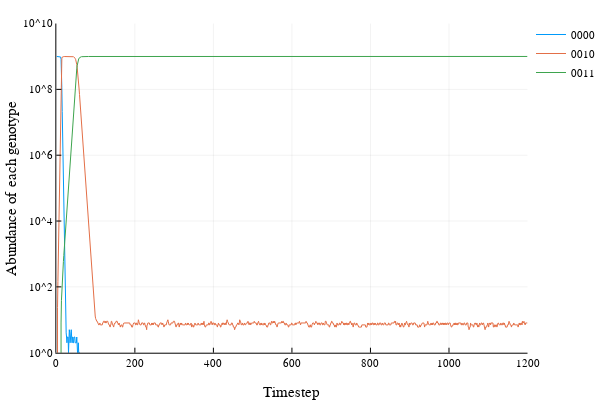

Notebook code for this chart:
### Markdown cell above
## CTX and SAM
CTX alone:

### Code cell
criticaltimes, trace, trajectory = run_simulation(barlow[:CTX], "0000")
plot_abundance(trace, criticaltimes, trajectory)

### Figure 1 — Plotly figure (JSON) as saved in the notebook; plotly's stock layout.template omitted (floating-point values rounded to 4 significant figures; data arrays with more than 128 entries replaced by an {"elided": "..."} marker saying what was removed)
{"data": [{"colorbar": {"title": ""}, "line": {"color": "rgba(0, 154, 250, 1.000)", "dash": "solid", "shape": "linear", "width": 1}, "mode": "lines", "name": "0000", "showlegend": true, "type": "scatter", "x": {"elided": "1200 int values"}, "xaxis": "x1", "y": {"elided": "1200 int values"}, "yaxis": "y1"}, {"colorbar": {"title": ""}, "line": {"color": "rgba(227, 111, 71, 1.000)", "dash": "solid", "shape": "linear", "width": 1}, "mode": "lines", "name": "0010", "showlegend": true, "type": "scatter", "x": {"elided": "1200 int values"}, "xaxis": "x1", "y": {"elided": "1200 int values"}, "yaxis": "y1"}, {"colorbar": {"title": ""}, "line": {"color": "rgba(62, 164, 78, 1.000)", "dash": "solid", "shape": "linear", "width": 1}, "mode": "lines", "name": "0011", "showlegend": true, "type": "scatter", "x": {"elided": "1200 int values"}, "xaxis": "x1", "y": {"elided": "1200 int values"}, "yaxis": "y1"}], "layout": {"annotations": [], "height": 400, "legend": {"bgcolor": "rgba(255, 255, 255, 1.000)", "bordercolor": "rgba(0, 0, 0, 1.000)", "font": {"color": "rgba(0, 0, 0, 1.000)", "family": "sans-serif", "size": 11}, "x": 1, "y": 1}, "margin": {"b": 20, "l": 0, "r": 0, "t": 20}, "paper_bgcolor": "rgba(255, 255, 255, 1.000)", "plot_bgcolor": "rgba(255, 255, 255, 1.000)", "showlegend": true, "width": 600, "xaxis1": {"anchor": "y1", "domain": [0.1061, 0.9934], "gridcolor": "rgba(0, 0, 0, 0.100)", "gridwidth": 0.5, "linecolor": "rgba(0, 0, 0, 1.000)", "mirror": false, "range": [0, 1200], "showgrid": true, "showline": true, "showticklabels": true, "tickangle": 0, "tickcolor": "rgb(0, 0, 0)", "tickfont": {"color": "rgba(0, 0, 0, 1.000)", "family": "sans-serif", "size": 11}, "tickmode": "array", "ticks": "inside", "ticktext": ["0", "200", "400", "600", "800", "1000", "1200"], "tickvals": [0, 200, 400, 600, 800, 1000, 1200], "title": "Timestep", "titlefont": {"color": "rgba(0, 0, 0, 1.000)", "family": "sans-serif", "size": 15}, "type": "-", "visible": true, "zeroline": false, "zerolinecolor": "rgba(0, 0, 0, 1.000)"}, "yaxis1": {"anchor": "x1", "domain": [0.07581, 0.9902], "gridcolor": "rgba(0, 0, 0, 0.100)", "gridwidth": 0.5, "linecolor": "rgba(0, 0, 0, 1.000)", "mirror": false, "range": [0, 10], "showgrid": true, "showline": true, "showticklabels": true, "tickangle": 0, "tickcolor": "rgb(0, 0, 0)", "tickfont": {"color": "rgba(0, 0, 0, 1.000)", "family": "sans-serif", "size": 11}, "tickmode": "array", "ticks": "inside", "ticktext": ["10^0", "10^2", "10^4", "10^6", "10^8", "10^10"], "tickvals": [1, 100, 10000, 1000000, 100000000, 10000000000], "title": "Abundance of each genotype", "titlefont": {"color": "rgba(0, 0, 0, 1.000)", "family": "sans-serif", "size": 15}, "type": "log", "visible": true, "zeroline": false, "zerolinecolor": "rgba(0, 0, 0, 1.000)"}}}
